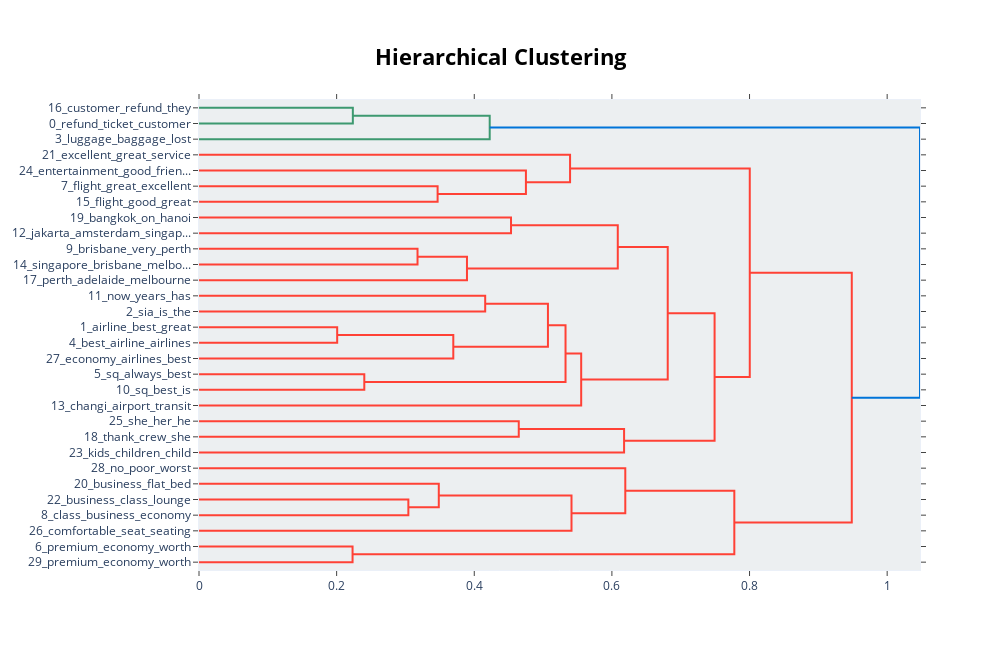

Write notebook code for a chart like this one.
### Code cell
model.visualize_hierarchy(top_n_topics=30)

### Figure 1 — Plotly figure (JSON) as saved in the notebook; plotly's stock layout.template omitted (floating-point values rounded to 4 significant figures)
{"data": [{"hoverinfo": "text", "marker": {"color": "rgb(61,153,112)"}, "mode": "lines", "type": "scatter", "x": [0.0, 0.2236, 0.2236, 0.0], "xaxis": "x", "y": [-5.0, -5.0, -15.0, -15.0], "yaxis": "y"}, {"hoverinfo": "text", "marker": {"color": "rgb(61,153,112)"}, "mode": "lines", "type": "scatter", "x": [0.2236, 0.4224, 0.4224, 0.0], "xaxis": "x", "y": [-10.0, -10.0, -25.0, -25.0], "yaxis": "y"}, {"hoverinfo": "text", "marker": {"color": "rgb(255,65,54)"}, "mode": "lines", "type": "scatter", "x": [0.0, 0.3467, 0.3467, 0.0], "xaxis": "x", "y": [-55.0, -55.0, -65.0, -65.0], "yaxis": "y"}, {"hoverinfo": "text", "marker": {"color": "rgb(255,65,54)"}, "mode": "lines", "type": "scatter", "x": [0.0, 0.475, 0.475, 0.3467], "xaxis": "x", "y": [-45.0, -45.0, -60.0, -60.0], "yaxis": "y"}, {"hoverinfo": "text", "marker": {"color": "rgb(255,65,54)"}, "mode": "lines", "type": "scatter", "x": [0.0, 0.5392, 0.5392, 0.475], "xaxis": "x", "y": [-35.0, -35.0, -52.5, -52.5], "yaxis": "y"}, {"hoverinfo": "text", "marker": {"color": "rgb(255,65,54)"}, "mode": "lines", "type": "scatter", "x": [0.0, 0.4534, 0.4534, 0.0], "xaxis": "x", "y": [-75.0, -75.0, -85.0, -85.0], "yaxis": "y"}, {"hoverinfo": "text", "marker": {"color": "rgb(255,65,54)"}, "mode": "lines", "type": "scatter", "x": [0.0, 0.3175, 0.3175, 0.0], "xaxis": "x", "y": [-95.0, -95.0, -105.0, -105.0], "yaxis": "y"}, {"hoverinfo": "text", "marker": {"color": "rgb(255,65,54)"}, "mode": "lines", "type": "scatter", "x": [0.3175, 0.3894, 0.3894, 0.0], "xaxis": "x", "y": [-100.0, -100.0, -115.0, -115.0], "yaxis": "y"}, {"hoverinfo": "text", "marker": {"color": "rgb(255,65,54)"}, "mode": "lines", "type": "scatter", "x": [0.4534, 0.6085, 0.6085, 0.3894], "xaxis": "x", "y": [-80.0, -80.0, -107.5, -107.5], "yaxis": "y"}, {"hoverinfo": "text", "marker": {"color": "rgb(255,65,54)"}, "mode": "lines", "type": "scatter", "x": [0.0, 0.4159, 0.4159, 0.0], "xaxis": "x", "y": [-125.0, -125.0, -135.0, -135.0], "yaxis": "y"}, {"hoverinfo": "text", "marker": {"color": "rgb(255,65,54)"}, "mode": "lines", "type": "scatter", "x": [0.0, 0.2008, 0.2008, 0.0], "xaxis": "x", "y": [-145.0, -145.0, -155.0, -155.0], "yaxis": "y"}, {"hoverinfo": "text", "marker": {"color": "rgb(255,65,54)"}, "mode": "lines", "type": "scatter", "x": [0.2008, 0.3695, 0.3695, 0.0], "xaxis": "x", "y": [-150.0, -150.0, -165.0, -165.0], "yaxis": "y"}, {"hoverinfo": "text", "marker": {"color": "rgb(255,65,54)"}, "mode": "lines", "type": "scatter", "x": [0.4159, 0.5071, 0.5071, 0.3695], "xaxis": "x", "y": [-130.0, -130.0, -157.5, -157.5], "yaxis": "y"}, {"hoverinfo": "text", "marker": {"color": "rgb(255,65,54)"}, "mode": "lines", "type": "scatter", "x": [0.0, 0.2402, 0.2402, 0.0], "xaxis": "x", "y": [-175.0, -175.0, -185.0, -185.0], "yaxis": "y"}, {"hoverinfo": "text", "marker": {"color": "rgb(255,65,54)"}, "mode": "lines", "type": "scatter", "x": [0.5071, 0.5326, 0.5326, 0.2402], "xaxis": "x", "y": [-143.8, -143.8, -180.0, -180.0], "yaxis": "y"}, {"hoverinfo": "text", "marker": {"color": "rgb(255,65,54)"}, "mode": "lines", "type": "scatter", "x": [0.5326, 0.5554, 0.5554, 0.0], "xaxis": "x", "y": [-161.9, -161.9, -195.0, -195.0], "yaxis": "y"}, {"hoverinfo": "text", "marker": {"color": "rgb(255,65,54)"}, "mode": "lines", "type": "scatter", "x": [0.6085, 0.6811, 0.6811, 0.5554], "xaxis": "x", "y": [-93.75, -93.75, -178.4, -178.4], "yaxis": "y"}, {"hoverinfo": "text", "marker": {"color": "rgb(255,65,54)"}, "mode": "lines", "type": "scatter", "x": [0.0, 0.4646, 0.4646, 0.0], "xaxis": "x", "y": [-205.0, -205.0, -215.0, -215.0], "yaxis": "y"}, {"hoverinfo": "text", "marker": {"color": "rgb(255,65,54)"}, "mode": "lines", "type": "scatter", "x": [0.4646, 0.6177, 0.6177, 0.0], "xaxis": "x", "y": [-210.0, -210.0, -225.0, -225.0], "yaxis": "y"}, {"hoverinfo": "text", "marker": {"color": "rgb(255,65,54)"}, "mode": "lines", "type": "scatter", "x": [0.6811, 0.7492, 0.7492, 0.6177], "xaxis": "x", "y": [-136.1, -136.1, -217.5, -217.5], "yaxis": "y"}, {"hoverinfo": "text", "marker": {"color": "rgb(255,65,54)"}, "mode": "lines", "type": "scatter", "x": [0.5392, 0.8003, 0.8003, 0.7492], "xaxis": "x", "y": [-43.75, -43.75, -176.8, -176.8], "yaxis": "y"}, {"hoverinfo": "text", "marker": {"color": "rgb(255,65,54)"}, "mode": "lines", "type": "scatter", "x": [0.0, 0.3042, 0.3042, 0.0], "xaxis": "x", "y": [-255.0, -255.0, -265.0, -265.0], "yaxis": "y"}, {"hoverinfo": "text", "marker": {"color": "rgb(255,65,54)"}, "mode": "lines", "type": "scatter", "x": [0.0, 0.3484, 0.3484, 0.3042], "xaxis": "x", "y": [-245.0, -245.0, -260.0, -260.0], "yaxis": "y"}, {"hoverinfo": "text", "marker": {"color": "rgb(255,65,54)"}, "mode": "lines", "type": "scatter", "x": [0.3484, 0.5413, 0.5413, 0.0], "xaxis": "x", "y": [-252.5, -252.5, -275.0, -275.0], "yaxis": "y"}, {"hoverinfo": "text", "marker": {"color": "rgb(255,65,54)"}, "mode": "lines", "type": "scatter", "x": [0.0, 0.6194, 0.6194, 0.5413], "xaxis": "x", "y": [-235.0, -235.0, -263.8, -263.8], "yaxis": "y"}, {"hoverinfo": "text", "marker": {"color": "rgb(255,65,54)"}, "mode": "lines", "type": "scatter", "x": [0.0, 0.2231, 0.2231, 0.0], "xaxis": "x", "y": [-285.0, -285.0, -295.0, -295.0], "yaxis": "y"}, {"hoverinfo": "text", "marker": {"color": "rgb(255,65,54)"}, "mode": "lines", "type": "scatter", "x": [0.6194, 0.7779, 0.7779, 0.2231], "xaxis": "x", "y": [-249.4, -249.4, -290.0, -290.0], "yaxis": "y"}, {"hoverinfo": "text", "marker": {"color": "rgb(255,65,54)"}, "mode": "lines", "type": "scatter", "x": [0.8003, 0.9486, 0.9486, 0.7779], "xaxis": "x", "y": [-110.3, -110.3, -269.7, -269.7], "yaxis": "y"}, {"hoverinfo": "text", "marker": {"color": "rgb(0,116,217)"}, "mode": "lines", "type": "scatter", "x": [0.4224, 1.048, 1.048, 0.9486], "xaxis": "x", "y": [-17.5, -17.5, -190.0, -190.0], "yaxis": "y"}], "layout": {"autosize": false, "height": 650, "hoverlabel": {"bgcolor": "white", "font": {"family": "Rockwell", "size": 16}}, "hovermode": "closest", "plot_bgcolor": "#ECEFF1", "showlegend": false, "title": {"font": {"color": "Black", "size": 22}, "text": "<b>Hierarchical Clustering</b>", "x": 0.5, "xanchor": "center", "yanchor": "top"}, "width": 1000, "xaxis": {"mirror": "allticks", "rangemode": "tozero", "showgrid": false, "showline": true, "showticklabels": true, "ticks": "outside", "type": "linear", "zeroline": false}, "yaxis": {"mirror": "allticks", "range": [-300, 0], "rangemode": "tozero", "showgrid": false, "showline": true, "showticklabels": true, "tickmode": "array", "ticks": "outside", "ticktext": ["16_customer_refund_they", "0_refund_ticket_customer", "3_luggage_baggage_lost", "21_excellent_great_service", "24_entertainment_good_frien...", "7_flight_great_excellent", "15_flight_good_great", "19_bangkok_on_hanoi", "12_jakarta_amsterdam_singap...", "9_brisbane_very_perth", "14_singapore_brisbane_melbo...", "17_perth_adelaide_melbourne", "11_now_years_has", "2_sia_is_the", "1_airline_best_great", "4_best_airline_airlines", "27_economy_airlines_best", "5_sq_always_best", "10_sq_best_is", "13_changi_airport_transit", "25_she_her_he", "18_thank_crew_she", "23_kids_children_child", "28_no_poor_worst", "20_business_flat_bed", "22_business_class_lounge", "8_class_business_economy", "26_comfortable_seat_seating", "6_premium_economy_worth", "29_premium_economy_worth"], "tickvals": [-5, -15, -25, -35, -45, -55, -65, -75, -85, -95, -105, -115, -125, -135, -145, -155, -165, -175, -185, -195, -205, -215, -225, -235, -245, -255, -265, -275, -285, -295], "type": "linear", "zeroline": false}}}
